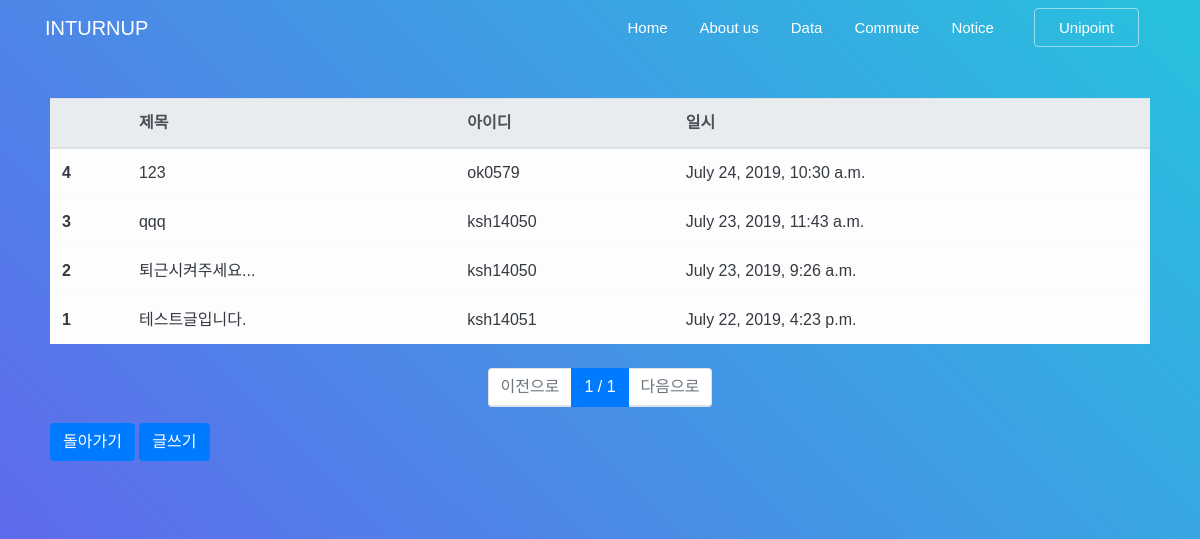
Page /board/list/ on the earlier database version.
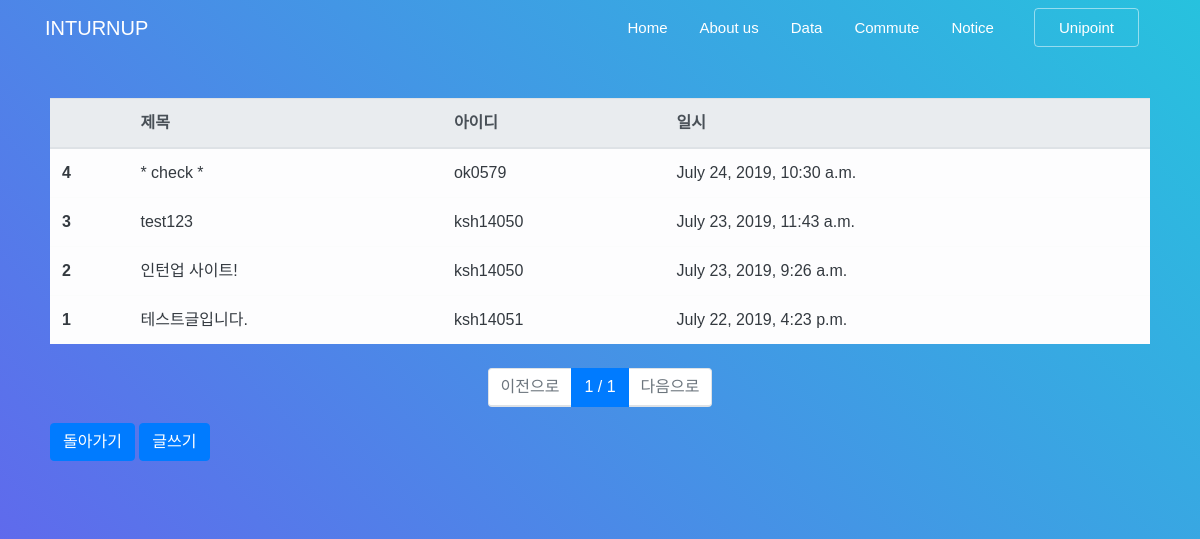
Same page on the later database version.
### board/models.py (models this page shows, shortened)
class Board(models.Model):
    objects = models.Manager()
    title = models.CharField(max_length=128,
                             verbose_name='제목')
    contents = models.TextField(verbose_name='내용')
    writer = models.ForeignKey('user.Uniuser', on_delete=models.CASCADE,
                               verbose_name='작성자')
    registered_dttm = models.DateTimeField(
        auto_now_add=True, verbose_name='등록시간')
    class Meta:
        db_table = 'inturnup_board'
        verbose_name = "유니포인트 인턴업 게시글"
        verbose_name_plural = "유니포인트 인턴업 게시글"

### user/models.py (models this page shows)
class Uniuser(models.Model):
    objects = models.Manager()
    username = models.CharField(max_length=64,
                                verbose_name='사용자명')
    useremail = models.EmailField(max_length=128,
                                  verbose_name='사용자이메일')
    password = models.CharField(max_length=64,
                                verbose_name="비밀번호")
    registered_dttm = models.DateTimeField(
        auto_now_add=True, verbose_name='등록시간')
    def __str__(self):
        return self.username
    class Meta:
        db_table = 'unipoint_intern_user'
        verbose_name = "유니포인트 인턴 사용자"
        verbose_name_plural = "유니포인트 인턴 사용자"

### board/views.py (the view)
# urls.py: path('list/', views.board_list, name = 'post_list'),
def board_list(request):
    all_boards = Board.objects.all().order_by('-id')
    page = int(request.GET.get('p', 1))
    paginator = Paginator(all_boards, 10)
    boards = paginator.get_page(page)
    return render(request, 'board_list.html', {'boards': boards})

### board/templates/board_list.html
{% extends "base.html" %}
{% block contents %}
<section class="pb_cover_v3 overflow-hidden cover-bg-indigo cover-bg-opacity text-left pb_gradient_v1 pb_slant-light"
    id="section-data">
    <div class="bg-white rounded pb_form_v1">
        <div class="row mt-5">
            <div class="col-12">
                <table class="table table-light">
                    <thead class="thead-light">
                        <tr>
                            <th></th>
                            <th>제목</th>
                            <th>아이디</th>
                            <th>일시</th>
                        </tr>
                    </thead>
                    <tbody class="text-dark">
                        {% for board in boards %}
                        <tr onclick="location.href='/board/detail/{{ board.id }}/'">
                            <th>{{ board.id }}</th>
                            <td>{{ board.title }}</td>
                            <td>{{ board.writer }}</td>
                            <td>{{ board.registered_dttm }}</td>
                        </tr>
                        {% endfor %}
                    </tbody>
                </table>
            </div>
        </div>
        <div class="row mt-2">
            <div class="col-12">
                <nav>
                    <ul class="pagination justify-content-center">
                        {% if boards.has_previous %}
                        <li class="page-item">
                            <a class="page-link" href="?p={{ boards.previous_page_number }}">이전으로</a>
                        </li>
                        {% else %}
                        <li class="page-item disabled">
                            <a class="page-link" href="#">이전으로</a>
                        </li>
                        {% endif %}
                        <li class="page-item active">
                            <a class="page-link" href="#">{{ boards.number }} / {{ boards.paginator.num_pages }}</a>
                        </li>
                        {% if boards.has_next %}
                        <li class="page-item">
                            <a class="page-link" href="?p={{ boards.next_page_number }}">다음으로</a>
                        </li>
                        {% else %}
                        <li class="page-item disabled">
                            <a class="page-link disabled" href="#">다음으로</a>
                        </li>
                        {% endif %}
                    </ul>
                </nav>
            </div>
        </div>
        <div class="row">
            <div class="col-12">
                <button type="submit" class="btn btn-primary" onclick="location.href='/'">돌아가기</button>
                <button class="btn btn-primary" onclick="location.href='/board/write/'">글쓰기</button>
            </div>
        </div>
    </div>
</section>
{% endblock %}

Differences in the rows shown:
changed Board "ok0579": title "123" → "* check *"
changed Board id 3: title "qqq" → "test123"
changed Board id 2: title "퇴근시켜주세요..." → "인턴업 사이트!"
